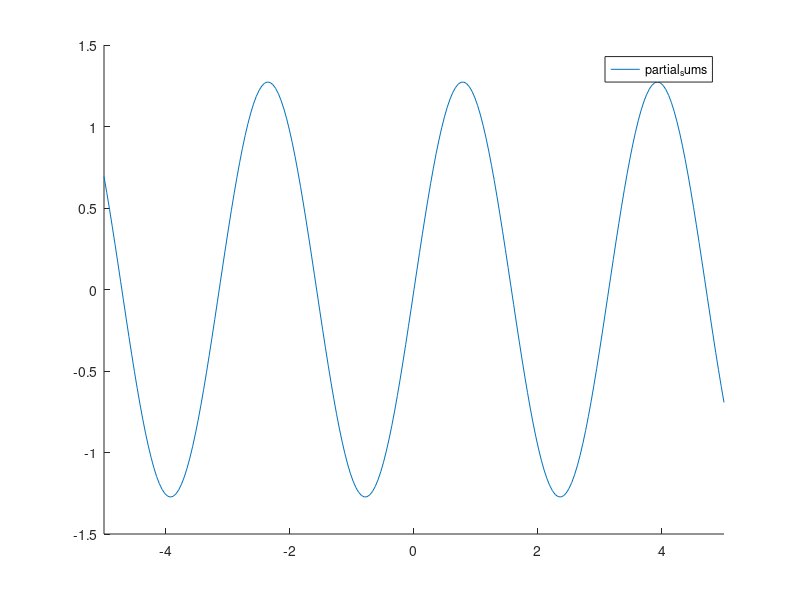

Here is the MATLAB script that generated this plot: (Note: this script raises an error after producing the figure.)
function homework
f = @partial_sums
figure(1)
hold ON
fplot(f)
fplot(-1)
end


function [P] = partial_sums(t)
N = [1,2,4,8,16]
A = zeros(1,length(N))
    for i=1:length(N)
        A(i) = 2*(1-cos(N(i)*pi))/(N(i)*pi)*sin(2*N(i)*t)
    end
   P = sum(A) 
 %P = 2*(1-cos(N(1)*pi))/(N(1)*pi)*sin(2*N(1)*t)
end